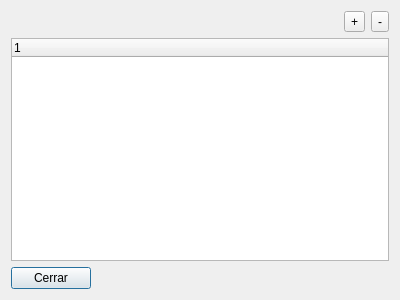
<?xml version="1.0" encoding="UTF-8"?>
<ui version="4.0">
 <class>DlgROSIPPool</class>
 <widget class="QDialog" name="DlgROSIPPool">
  <property name="geometry">
   <rect>
    <x>0</x>
    <y>0</y>
    <width>400</width>
    <height>300</height>
   </rect>
  </property>
  <property name="windowTitle">
   <string>Dialog</string>
  </property>
  <layout class="QGridLayout" name="gridLayout">
   <item row="0" column="0">
    <spacer name="horizontalSpacer">
     <property name="orientation">
      <enum>Qt::Horizontal</enum>
     </property>
     <property name="sizeHint" stdset="0">
      <size>
       <width>40</width>
       <height>20</height>
      </size>
     </property>
    </spacer>
   </item>
   <item row="2" column="0">
    <widget class="QPushButton" name="closeButton">
     <property name="sizePolicy">
      <sizepolicy hsizetype="Maximum" vsizetype="Fixed">
       <horstretch>0</horstretch>
       <verstretch>0</verstretch>
      </sizepolicy>
     </property>
     <property name="text">
      <string>Cerrar</string>
     </property>
    </widget>
   </item>
   <item row="0" column="1">
    <widget class="QToolButton" name="addButton">
     <property name="text">
      <string>+</string>
     </property>
    </widget>
   </item>
   <item row="0" column="2">
    <widget class="QToolButton" name="delButton">
     <property name="text">
      <string>-</string>
     </property>
    </widget>
   </item>
   <item row="1" column="0" colspan="3">
    <widget class="QTreeWidget" name="poolTree">
     <column>
      <property name="text">
       <string notr="true">1</string>
      </property>
     </column>
    </widget>
   </item>
  </layout>
 </widget>
 <resources/>
 <connections/>
</ui>
